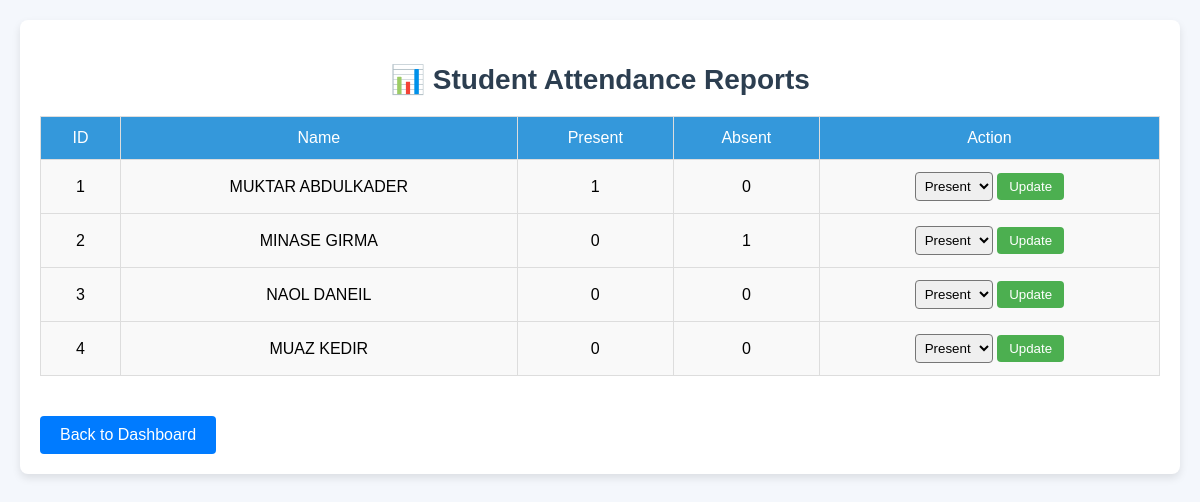
The app's page /attendece.php (signed in) with its own data.
### tables this page shows
CREATE TABLE students (
    id INT AUTO_INCREMENT PRIMARY KEY,      
    student_name VARCHAR(100),
    student_id VARCHAR(50) UNIQUE NOT NULL,  
    year_of_study INT,
    program VARCHAR(255)
);

### attendece.php (the view, shortened to what this page needs)
<?php
include('config.php');
$query = "SELECT s.id, s.student_name,
                 SUM(CASE WHEN a.status = 'Present' THEN 1 ELSE 0 END) AS present_days,
                 SUM(CASE WHEN a.status = 'Absent' THEN 1 ELSE 0 END) AS absent_days
          FROM students s
          LEFT JOIN attendance a ON s.id = a.student_id
          GROUP BY s.id, s.student_name";
$result = mysqli_query($conn, $query) or die("Query failed: " . mysqli_error($conn));
?>
<!DOCTYPE html>
<html lang="en">
<head>
</head>
<body>
    <div id="page-content-wrapper">
        <h2 class="text-center">📊 Student Attendance Reports</h2>
        <?php if (mysqli_num_rows($result) == 0): ?>
            <p style="text-align: center; color: #721c24;">No attendance records found.</p>
        <?php else: ?>
            <table class="report-table">
                <thead>
                    <tr>
                        <th>ID</th>
                        <th>Name</th>
                        <th>Present</th>
                        <th>Absent</th>
                        <th>Action</th>
                    </tr>
                </thead>
                <tbody>
                    <?php while ($row = mysqli_fetch_assoc($result)): ?>
                        <tr>
                            <td><?php echo htmlspecialchars($row['id']); ?></td>
                            <td><?php echo htmlspecialchars($row['student_name']); ?></td>
                            <td><?php echo htmlspecialchars($row['present_days'] ?? 0); ?></td>
                            <td><?php echo htmlspecialchars($row['absent_days'] ?? 0); ?></td>
                            <td>
                                <form action="" method="POST">
                                    <select name="attendance_status">
                                        <option value="Present">Present</option>
                                    </select>
                                    <button type="submit">Update</button>
                                </form>
                            </td>
                        </tr>
                    <?php endwhile; ?>
                </tbody>
            </table>
        <?php endif; ?>
        <a href="dashboard.php" class="btn-back">Back to Dashboard</a>
    </div>
</body>
</html>

### attendece.php (style rules this page uses)
body { font-family: Arial, sans-serif; background-color: #f4f7fc; padding: 20px; margin: 0; }
#page-content-wrapper { max-width: 1200px; margin: 0 auto; background-color: #fff; padding: 20px; border-radius: 8px; box-shadow: 0 4px 8px rgba(0, 0, 0, 0.1); }
h2.text-center { color: #2c3e50; text-align: center; font-size: 28px; margin-bottom: 20px; }
.report-table { width: 100%; border-collapse: collapse; margin: 20px 0; }
.report-table th, .report-table td { padding: 12px; text-align: center; border: 1px solid #ddd; }
.report-table th { background-color: #3498db; color: #fff; font-weight: normal; }
.report-table td { background-color: #f9f9f9; }
.report-table select { padding: 5px; border-radius: 4px; }
.report-table button { background-color: #4CAF50; color: white; padding: 6px 12px; border: none; border-radius: 4px; cursor: pointer; }
.btn-back { display: inline-block; background-color: #007bff; color: #fff; padding: 10px 20px; text-decoration: none; border-radius: 4px; margin-top: 20px; text-align: center; }

### records on screen
students: id "1", student_name "MUKTAR ABDULKADER", present_days "1", absent_days "0"
students: id "2", student_name "MINASE GIRMA", present_days "0", absent_days "1"
students: id "3", student_name "NAOL DANEIL", present_days "0", absent_days "0"
students: id "4", student_name "MUAZ KEDIR", present_days "0", absent_days "0"
